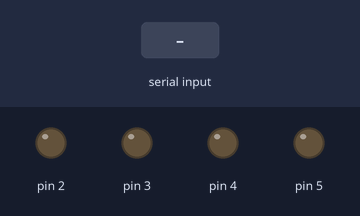
The sketch below on a simulated Arduino Uno, built with avr-gcc and run on an emulated ATmega328P. Parts: output pins drawn as LEDs (lit = HIGH). The test bench sets the inputs (shaded band). Pins used as bus, display or sensor lines are not drawn.

Above: at 1.2 s.
1.3 s: "90,45\n" received over Serial
At 1.9 s:
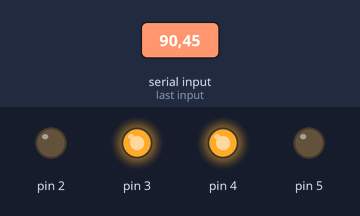
2.9 s: "30,150\n" received over Serial
At 3.9 s:
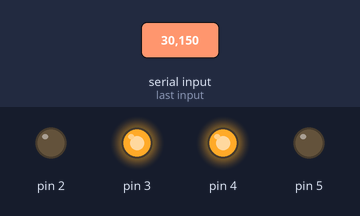
4.5 s: "5\n" received over Serial
At 5.0 s:
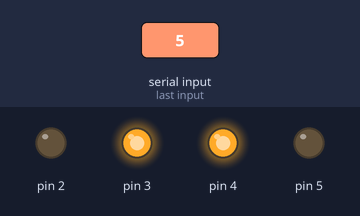
6.0 s: "200\n" received over Serial
At 6.4 s:
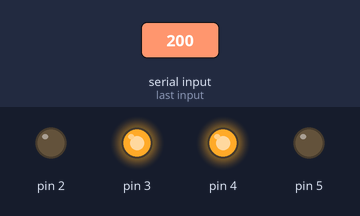
Timing chart, 0 to 8.5 s (numbered marks = the images above; inputs shaded):
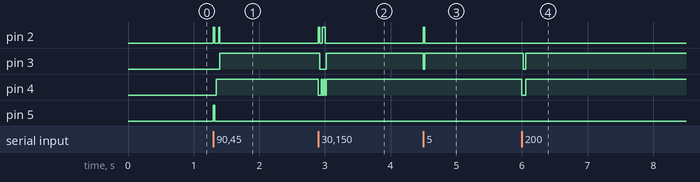

Measured:
- after the input at 1.3 s, pin 2: alternates HIGH for 0.02 s and LOW for 0.06 s, 4 changes in all, then stays LOW, starting at once; pin 3: LOW → HIGH after 0.10 s; pin 4: LOW → HIGH at once; pin 5: LOW → HIGH at once, → LOW 0.02 s later
- after the input at 2.9 s, pin 2: alternates HIGH for 0.03 s and LOW for 0.04 s, 4 changes in all, then stays LOW, starting at once; pin 3: HIGH → LOW at once, → HIGH 0.10 s later; pin 4: alternates HIGH for 0.02 s and LOW for 0.02 s, 6 changes in all, then stays HIGH, starting at once
- after the input at 4.5 s, pin 2: LOW → HIGH at once, → LOW 0.02 s later; pin 3: HIGH → LOW at once, → HIGH 0.02 s later
- after the input at 6.0 s, pin 3: HIGH → LOW at once, → HIGH 0.04 s later; pin 4: HIGH → LOW at once, → HIGH 0.06 s later

The sketch:

_________.ino
```cpp
int income=0;
void setup()
{
  pinMode(0, OUTPUT);
  pinMode(1, OUTPUT);
  pinMode(2, OUTPUT);
  pinMode(3, OUTPUT);
  pinMode(4, OUTPUT);
  pinMode(5, OUTPUT);
  Serial.begin(9600);
}

void loop()
{
  if (Serial.available() > 0){
    digitalWrite(0,LOW);
    income = Serial.read();
    income = income-'0';

    if(income&0x1)
    {
      digitalWrite(2,HIGH);
    }
    else
    {
      digitalWrite(2,LOW);
    }
    income = income/2;
    if(income&0x1)
    {
      digitalWrite(3,HIGH);
    }
    else
    {
      digitalWrite(3,LOW);
    }
    income = income/2;
    if(income&0x1)
    {
      digitalWrite(4,HIGH);
    }
    else
    {
      digitalWrite(4,LOW);
    }
    income = income/2;
    if(income&0x1)
    {
      digitalWrite(5,HIGH);
    }
    else
    {
      digitalWrite(5,LOW);
    }
    delay(10);
    digitalWrite(0,HIGH);
    delay(10);
  }
}
```
